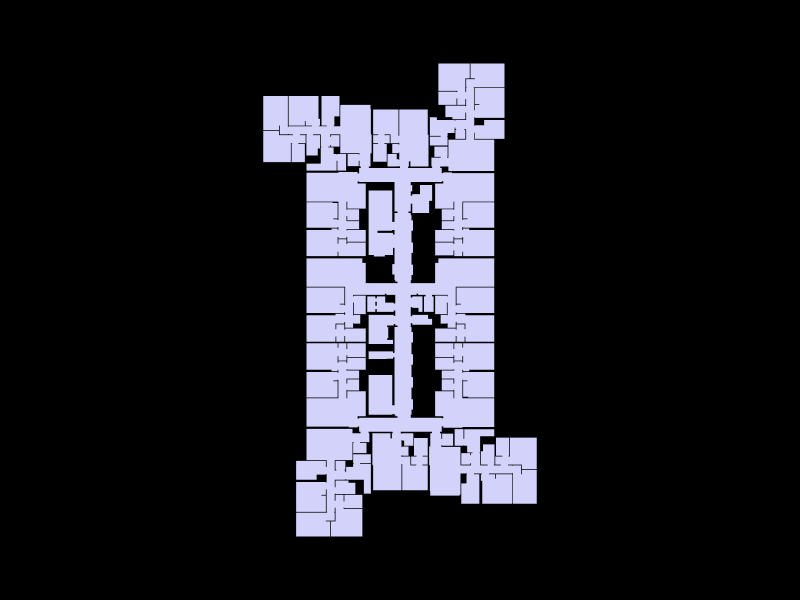

Notebook cell for this chart:
### Markdown cell above
## 6. Show the geometry

### Code cell
Topology.Show(gallery,
              camera=[0,0,6],
              faceColor=[210,210,250],
              faceOpacity=1,
              showEdges=False,
              showVertices=False,
              backgroundColor="black",
              width=800,
              height=600,
              renderer=renderer)

### Figure 1 — Plotly figure (JSON) as saved in the notebook; plotly's stock layout.template omitted (floating-point values rounded to 4 significant figures; data arrays with more than 128 entries replaced by an {"elided": "..."} marker saying what was removed)
{"data": [{"cmax": 1, "cmin": 0, "color": "#D2D2FA", "colorscale": [[0, "#440154"], [0.1111, "#482878"], [0.2222, "#3e4989"], [0.3333, "#31688e"], [0.4444, "#26828e"], [0.5556, "#1f9e89"], [0.6667, "#35b779"], [0.7778, "#6ece58"], [0.8889, "#b5de2b"], [1, "#fde725"]], "flatshading": true, "hoverinfo": "text", "hovertext": "", "i": {"elided": "1258 int values"}, "j": {"elided": "1258 int values"}, "k": {"elided": "1258 int values"}, "legendgroup": "3", "legendrank": 3, "lighting": {"facenormalsepsilon": 0}, "name": "1: Untitled (Faces)", "opacity": 1, "showlegend": false, "showscale": false, "text": "", "type": "mesh3d", "x": {"elided": "1256 float values"}, "y": {"elided": "1256 float values"}, "z": {"elided": "1256 int values"}}], "layout": {"autosize": true, "height": 600, "margin": {"b": 40, "l": 40, "r": 40, "t": 40}, "paper_bgcolor": "#000000", "plot_bgcolor": "#000000", "scene": {"aspectmode": "data", "camera": {"center": {"x": 0, "y": 0, "z": 0}, "eye": {"x": 0, "y": 0, "z": 6}, "projection": {"type": "perspective"}, "up": {"x": 0, "y": 0, "z": 1}}, "xaxis": {"visible": false}, "yaxis": {"visible": false}, "zaxis": {"visible": false}}, "showlegend": true, "width": 800, "xaxis": {"showgrid": false, "visible": false, "zeroline": false}, "yaxis": {"showgrid": false, "visible": false, "zeroline": false}}}
